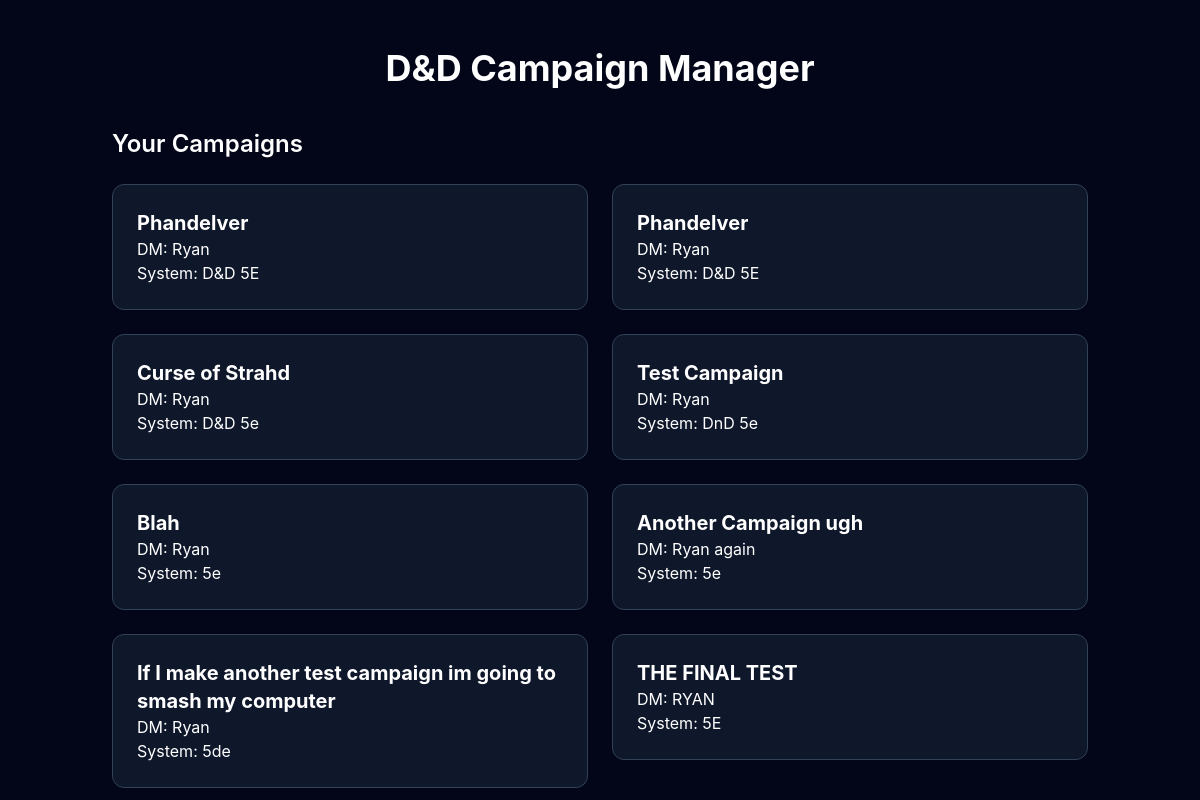
The page / on the database its author committed.
### tables this page shows
CREATE TABLE campaigns (
        id INTEGER PRIMARY KEY AUTOINCREMENT,
        name TEXT NOT NULL,
        dm_name TEXT NOT NULL,
        system TEXT NOT NULL
    );

### app.py (the view)
@app.route("/")
def home():
    campaigns = database.get_campaigns()
    return render_template("index.html", campaigns=campaigns)

### database.py (called while the page is built)
def get_connection():
    connection = sqlite3.connect(DB_PATH)
    connection.execute("PRAGMA foreign_keys = ON")
    return connection

def get_campaigns():
    connection = get_connection()
    cursor = connection.cursor()
    cursor.execute("SELECT * FROM campaigns")
    campaigns = cursor.fetchall()
    cursor.close()
    connection.close()
    return campaigns

### templates/index.html (shortened to what this page needs)
{% extends "base.html" %}
{% block content %}
    <h1 class="text-4xl font-bold text-center mt-12">
        D&D Campaign Manager
    </h1>
    <div class="max-w-5xl mx-auto px-6">
        <h2 class="text-2xl font-semibold mt-10">
            Your Campaigns
        </h2>
        <div class="grid grid-cols-1 md:grid-cols-2 gap-6 mt-6">
            {% for campaign in campaigns %}
                <a href="{{ url_for('campaign_page', campaign_id=campaign[0]) }}">
                    <div class="bg-slate-900 border border-slate-700 rounded-xl p-6 hover:bg-slate-800 transition">
                        <p class="text-xl font-bold">
                            {{ campaign[1] }}
                        </p>
                        <p>DM: {{ campaign[2] }}</p>
                        <p>System: {{ campaign[3] }}</p>
                    </div>
                </a>
            {% endfor %}
        </div>
    </div>
{% endblock %}

### rows shown on the page
campaigns: name "Phandelver", dm_name "Ryan", system "D&D 5E"
campaigns: name "Phandelver", dm_name "Ryan", system "D&D 5E"
campaigns: name "Curse of Strahd", dm_name "Ryan", system "D&D 5e"
campaigns: name "Test Campaign", dm_name "Ryan", system "DnD 5e"
campaigns: name "Blah", dm_name "Ryan", system "5e"
campaigns: name "Another Campaign ugh", dm_name "Ryan again", system "5e"
campaigns: name "If I make another test campaign im going to smash my computer", dm_name "Ryan", system "5de"
campaigns: name "THE FINAL TEST", dm_name "RYAN", system "5E"
